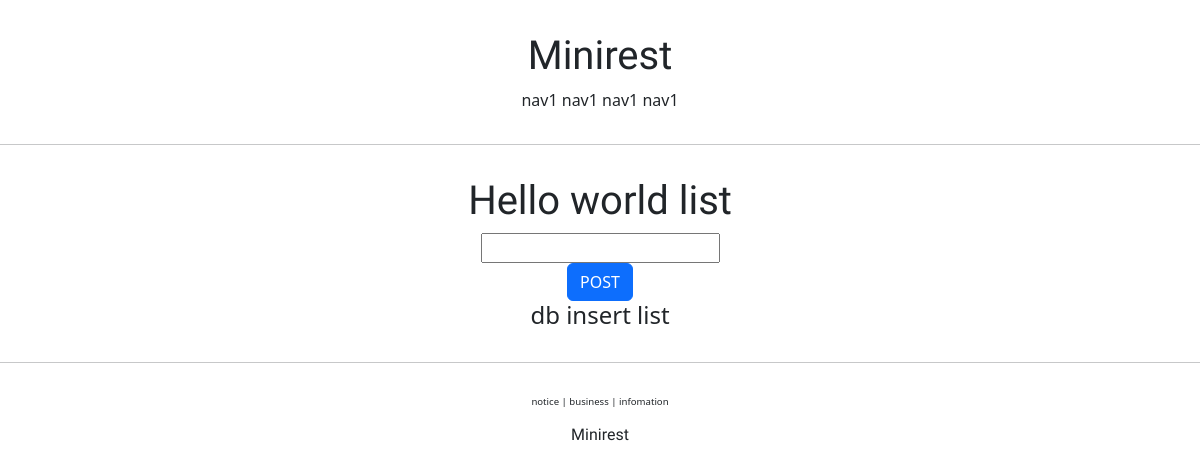
Before: /account/hello_world/ with the older database file.
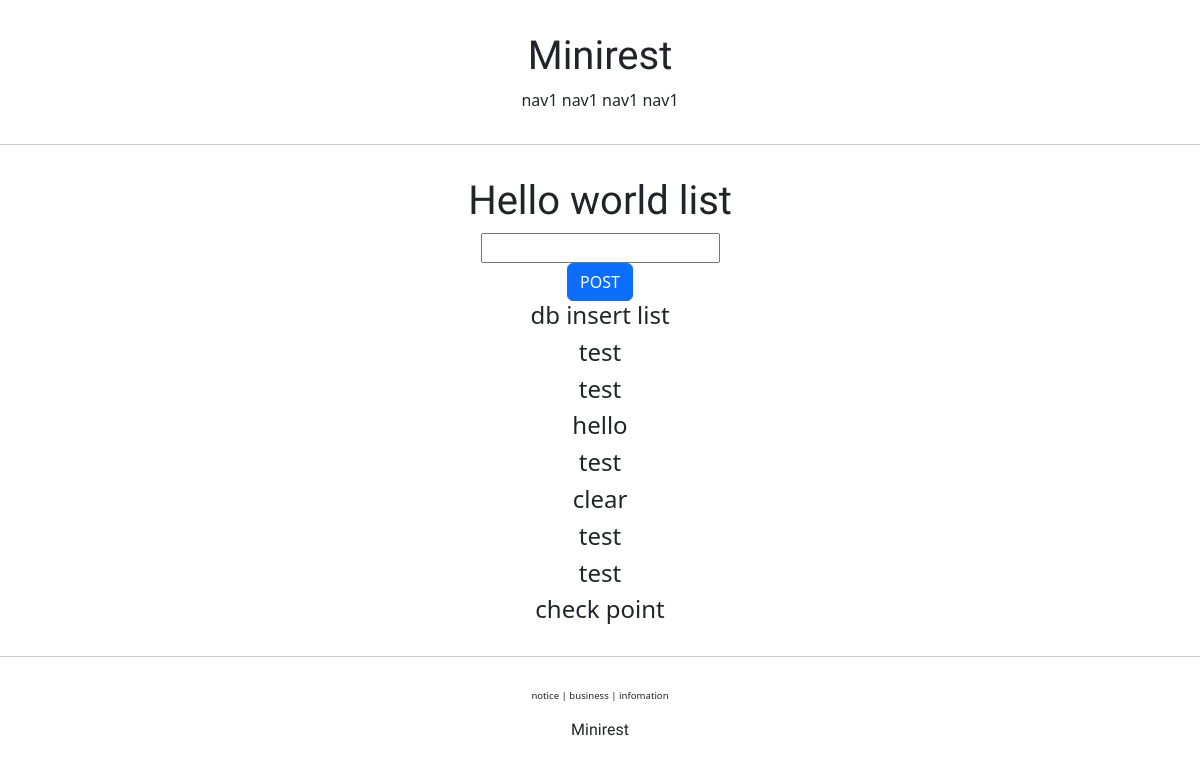
After: the same page with the newer database file.
### account/models.py (models this page shows)
class HelloWorld(models.Model):
    text = models.CharField(max_length=255, null=False)

### account/views.py (the view)
# urls.py: path('hello_world/', hello_world, name='hello_world'),
def hello_world(request):
    if request.method == 'POST':
        temp = request.POST.get('hello_world_input')
        new_hello_world = HelloWorld()
        new_hello_world.text = temp
        new_hello_world.save()
        return HttpResponseRedirect(reverse('account:hello_world'))
    else:
        hello_world_list = HelloWorld.objects.all()
        return render(request, 'account/hello_world.html', context={'hello_world_list':hello_world_list})

### account/templates/account/hello_world.html (shortened to what this page needs)
{% extends 'base.html' %}
{% block content %}
    <div style="border-radius: 1rem; margin: 2rem; text-align: center;">
        <h1 style="font-family: 'The Nautigal', cursive;">
            Hello world list
        </h1>
        <form action="/account/hello_world/" method="post">
            <div>
                <input type="text" name="hello_world_input">
            </div>
            <div>
                <input type="submit" class="btn btn-primary" value="POST">
            </div>
        </form>
        {% if hello_world_list %}
            {% for hello_world in hello_world_list %}
            <h4>
                {{ hello_world.text }}
            </h4>
            {% endfor %}
        {% endif %}
    </div>
{% endblock %}

Changed rows visible on the page:
added HelloWorld: text "test"
added HelloWorld: text "test"
added HelloWorld: text "hello"
added HelloWorld: text "test"
added HelloWorld: text "clear"
added HelloWorld: text "test"
added HelloWorld: text "test"
added HelloWorld: text "check point"
